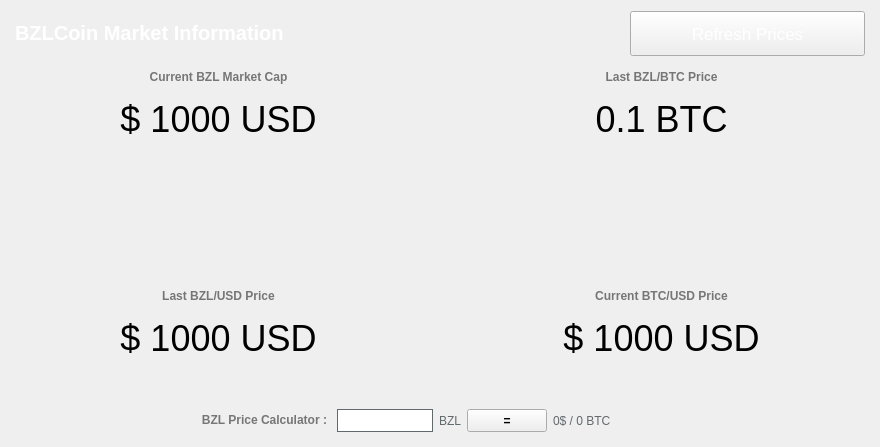
<?xml version="1.0" encoding="UTF-8"?>
<ui version="4.0">
 <class>MarketBrowser</class>
 <widget class="QWidget" name="MarketBrowser">
  <property name="windowModality">
   <enum>Qt::NonModal</enum>
  </property>
  <property name="geometry">
   <rect>
    <x>0</x>
    <y>0</y>
    <width>880</width>
    <height>447</height>
   </rect>
  </property>
  <property name="sizePolicy">
   <sizepolicy hsizetype="Preferred" vsizetype="Preferred">
    <horstretch>0</horstretch>
    <verstretch>0</verstretch>
   </sizepolicy>
  </property>
  <property name="windowTitle">
   <string>Digging</string>
  </property>
  <property name="styleSheet">
   <string notr="true"/>
  </property>
  <layout class="QGridLayout" name="gridLayout">
   <property name="sizeConstraint">
    <enum>QLayout::SetMaximumSize</enum>
   </property>
   <property name="leftMargin">
    <number>0</number>
   </property>
   <property name="rightMargin">
    <number>0</number>
   </property>
   <item row="0" column="0">
    <widget class="QLabel" name="label_4">
     <property name="sizePolicy">
      <sizepolicy hsizetype="Expanding" vsizetype="Preferred">
       <horstretch>0</horstretch>
       <verstretch>0</verstretch>
      </sizepolicy>
     </property>
     <property name="styleSheet">
      <string notr="true">color: #FFF;font-size:26px;font-weight:600;</string>
     </property>
     <property name="text">
      <string>&lt;html&gt;&lt;head/&gt;&lt;body&gt;&lt;p&gt;&lt;span style=&quot; font-size:20px;font-weight:600; color:#FFFFFF;&quot;&gt;BZLCoin Market Information&lt;/span&gt;&lt;/p&gt;&lt;/body&gt;&lt;/html&gt;</string>
     </property>
     <property name="alignment">
      <set>Qt::AlignLeading|Qt::AlignLeft|Qt::AlignVCenter</set>
     </property>
     <property name="margin">
      <number>0</number>
     </property>
     <property name="indent">
      <number>15</number>
     </property>
    </widget>
   </item>
   <item row="17" column="0" colspan="2">
    <layout class="QHBoxLayout" name="horizontalLayout_5">
     <item>
      <widget class="QLabel" name="bzlcoin">
       <property name="sizePolicy">
        <sizepolicy hsizetype="Expanding" vsizetype="Preferred">
         <horstretch>0</horstretch>
         <verstretch>0</verstretch>
        </sizepolicy>
       </property>
       <property name="font">
        <font>
         <pointsize>27</pointsize>
        </font>
       </property>
       <property name="mouseTracking">
        <bool>true</bool>
       </property>
       <property name="text">
        <string notr="true">$ 1000 USD</string>
       </property>
       <property name="scaledContents">
        <bool>false</bool>
       </property>
       <property name="alignment">
        <set>Qt::AlignCenter</set>
       </property>
      </widget>
     </item>
     <item>
      <widget class="QLabel" name="bitcoin">
       <property name="sizePolicy">
        <sizepolicy hsizetype="Expanding" vsizetype="Preferred">
         <horstretch>0</horstretch>
         <verstretch>0</verstretch>
        </sizepolicy>
       </property>
       <property name="font">
        <font>
         <pointsize>27</pointsize>
        </font>
       </property>
       <property name="mouseTracking">
        <bool>true</bool>
       </property>
       <property name="text">
        <string notr="true">$ 1000 USD</string>
       </property>
       <property name="scaledContents">
        <bool>false</bool>
       </property>
       <property name="alignment">
        <set>Qt::AlignCenter</set>
       </property>
      </widget>
     </item>
    </layout>
   </item>
   <item row="4" column="0" colspan="2">
    <layout class="QHBoxLayout" name="horizontalLayout_3">
     <item>
      <layout class="QHBoxLayout" name="horizontalLayout_2">
       <property name="spacing">
        <number>6</number>
       </property>
       <property name="sizeConstraint">
        <enum>QLayout::SetDefaultConstraint</enum>
       </property>
       <item>
        <widget class="QLabel" name="dnrmc">
         <property name="sizePolicy">
          <sizepolicy hsizetype="Expanding" vsizetype="Preferred">
           <horstretch>0</horstretch>
           <verstretch>0</verstretch>
          </sizepolicy>
         </property>
         <property name="font">
          <font>
           <pointsize>27</pointsize>
          </font>
         </property>
         <property name="mouseTracking">
          <bool>true</bool>
         </property>
         <property name="text">
          <string notr="true">$ 1000 USD</string>
         </property>
         <property name="scaledContents">
          <bool>false</bool>
         </property>
         <property name="alignment">
          <set>Qt::AlignCenter</set>
         </property>
        </widget>
       </item>
       <item>
        <widget class="QLabel" name="dnrbtc">
         <property name="sizePolicy">
          <sizepolicy hsizetype="Expanding" vsizetype="Preferred">
           <horstretch>0</horstretch>
           <verstretch>0</verstretch>
          </sizepolicy>
         </property>
         <property name="font">
          <font>
           <pointsize>27</pointsize>
          </font>
         </property>
         <property name="mouseTracking">
          <bool>true</bool>
         </property>
         <property name="text">
          <string>0.1 BTC</string>
         </property>
         <property name="alignment">
          <set>Qt::AlignCenter</set>
         </property>
        </widget>
       </item>
      </layout>
     </item>
    </layout>
   </item>
   <item row="0" column="1">
    <widget class="QPushButton" name="startButton">
     <property name="sizePolicy">
      <sizepolicy hsizetype="Fixed" vsizetype="Fixed">
       <horstretch>0</horstretch>
       <verstretch>0</verstretch>
      </sizepolicy>
     </property>
     <property name="minimumSize">
      <size>
       <width>250</width>
       <height>45</height>
      </size>
     </property>
     <property name="palette">
      <palette>
       <active>
        <colorrole role="WindowText">
         <brush brushstyle="SolidPattern">
          <color alpha="255">
           <red>255</red>
           <green>255</green>
           <blue>255</blue>
          </color>
         </brush>
        </colorrole>
        <colorrole role="Text">
         <brush brushstyle="SolidPattern">
          <color alpha="255">
           <red>255</red>
           <green>255</green>
           <blue>255</blue>
          </color>
         </brush>
        </colorrole>
        <colorrole role="ButtonText">
         <brush brushstyle="SolidPattern">
          <color alpha="255">
           <red>255</red>
           <green>255</green>
           <blue>255</blue>
          </color>
         </brush>
        </colorrole>
       </active>
       <inactive>
        <colorrole role="WindowText">
         <brush brushstyle="SolidPattern">
          <color alpha="255">
           <red>255</red>
           <green>255</green>
           <blue>255</blue>
          </color>
         </brush>
        </colorrole>
        <colorrole role="Text">
         <brush brushstyle="SolidPattern">
          <color alpha="255">
           <red>255</red>
           <green>255</green>
           <blue>255</blue>
          </color>
         </brush>
        </colorrole>
        <colorrole role="ButtonText">
         <brush brushstyle="SolidPattern">
          <color alpha="255">
           <red>255</red>
           <green>255</green>
           <blue>255</blue>
          </color>
         </brush>
        </colorrole>
       </inactive>
       <disabled>
        <colorrole role="WindowText">
         <brush brushstyle="SolidPattern">
          <color alpha="255">
           <red>120</red>
           <green>120</green>
           <blue>120</blue>
          </color>
         </brush>
        </colorrole>
        <colorrole role="Text">
         <brush brushstyle="SolidPattern">
          <color alpha="255">
           <red>120</red>
           <green>120</green>
           <blue>120</blue>
          </color>
         </brush>
        </colorrole>
        <colorrole role="ButtonText">
         <brush brushstyle="SolidPattern">
          <color alpha="255">
           <red>120</red>
           <green>120</green>
           <blue>120</blue>
          </color>
         </brush>
        </colorrole>
       </disabled>
      </palette>
     </property>
     <property name="font">
      <font>
       <family>MS Shell Dlg 2</family>
       <pointsize>13</pointsize>
       <weight>50</weight>
       <italic>false</italic>
       <bold>false</bold>
      </font>
     </property>
     <property name="acceptDrops">
      <bool>false</bool>
     </property>
     <property name="styleSheet">
      <string notr="true">margin-right: 15px;</string>
     </property>
     <property name="text">
      <string>Refresh Prices</string>
     </property>
     <property name="iconSize">
      <size>
       <width>150</width>
       <height>35</height>
      </size>
     </property>
     <property name="default">
      <bool>false</bool>
     </property>
     <property name="flat">
      <bool>false</bool>
     </property>
    </widget>
   </item>
   <item row="1" column="0" colspan="2">
    <layout class="QHBoxLayout" name="horizontalLayout_8">
     <item>
      <layout class="QHBoxLayout" name="horizontalLayout_7">
       <item>
        <widget class="QLabel" name="label_15">
         <property name="sizePolicy">
          <sizepolicy hsizetype="Expanding" vsizetype="Fixed">
           <horstretch>0</horstretch>
           <verstretch>0</verstretch>
          </sizepolicy>
         </property>
         <property name="text">
          <string>&lt;html&gt;&lt;head/&gt;&lt;body&gt;&lt;p&gt;&lt;span style=&quot; font-weight:600; color:#767676;&quot;&gt;Current BZL Market Cap&lt;/span&gt;&lt;/p&gt;&lt;/body&gt;&lt;/html&gt;</string>
         </property>
         <property name="alignment">
          <set>Qt::AlignCenter</set>
         </property>
        </widget>
       </item>
       <item>
        <widget class="QLabel" name="label_5">
         <property name="sizePolicy">
          <sizepolicy hsizetype="Expanding" vsizetype="Preferred">
           <horstretch>0</horstretch>
           <verstretch>0</verstretch>
          </sizepolicy>
         </property>
         <property name="text">
          <string>&lt;html&gt;&lt;head/&gt;&lt;body&gt;&lt;p&gt;&lt;span style=&quot; font-weight:600; color:#767676;&quot;&gt;Last BZL/BTC Price&lt;/span&gt;&lt;/p&gt;&lt;/body&gt;&lt;/html&gt;</string>
         </property>
         <property name="alignment">
          <set>Qt::AlignCenter</set>
         </property>
        </widget>
       </item>
      </layout>
     </item>
    </layout>
   </item>
   <item row="15" column="0" colspan="2">
    <layout class="QHBoxLayout" name="horizontalLayout_6">
     <item>
      <widget class="QLabel" name="label_14">
       <property name="sizePolicy">
        <sizepolicy hsizetype="Expanding" vsizetype="Fixed">
         <horstretch>0</horstretch>
         <verstretch>0</verstretch>
        </sizepolicy>
       </property>
       <property name="text">
        <string>&lt;html&gt;&lt;head/&gt;&lt;body&gt;&lt;p&gt;&lt;span style=&quot; font-weight:600; color:#767676;&quot;&gt;Last BZL/USD Price&lt;/span&gt;&lt;/p&gt;&lt;/body&gt;&lt;/html&gt;</string>
       </property>
       <property name="alignment">
        <set>Qt::AlignCenter</set>
       </property>
      </widget>
     </item>
     <item>
      <widget class="QLabel" name="label_13">
       <property name="sizePolicy">
        <sizepolicy hsizetype="Expanding" vsizetype="Preferred">
         <horstretch>0</horstretch>
         <verstretch>0</verstretch>
        </sizepolicy>
       </property>
       <property name="text">
        <string>&lt;html&gt;&lt;head/&gt;&lt;body&gt;&lt;p&gt;&lt;span style=&quot; font-weight:600; color:#767676;&quot;&gt;Current BTC/USD Price&lt;/span&gt;&lt;/p&gt;&lt;/body&gt;&lt;/html&gt;</string>
       </property>
       <property name="alignment">
        <set>Qt::AlignCenter</set>
       </property>
      </widget>
     </item>
    </layout>
   </item>
   <item row="20" column="0" colspan="2">
    <layout class="QHBoxLayout" name="horizontalLayout_4"/>
   </item>
   <item row="22" column="0" colspan="2">
    <layout class="QHBoxLayout" name="horizontalLayout">
     <item>
      <widget class="QLabel" name="label_31">
       <property name="sizePolicy">
        <sizepolicy hsizetype="Expanding" vsizetype="Preferred">
         <horstretch>0</horstretch>
         <verstretch>0</verstretch>
        </sizepolicy>
       </property>
       <property name="text">
        <string>&lt;html&gt;&lt;head/&gt;&lt;body&gt;&lt;p&gt;&lt;span style=&quot; font-weight:600; color:#767676;&quot;&gt;BZL Price Calculator :&lt;/span&gt;&lt;/p&gt;&lt;/body&gt;&lt;/html&gt;</string>
       </property>
       <property name="alignment">
        <set>Qt::AlignRight|Qt::AlignTrailing|Qt::AlignVCenter</set>
       </property>
      </widget>
     </item>
     <item>
      <widget class="QLineEdit" name="egals">
       <property name="minimumSize">
        <size>
         <width>100</width>
         <height>23</height>
        </size>
       </property>
       <property name="maximumSize">
        <size>
         <width>100</width>
         <height>16777215</height>
        </size>
       </property>
       <property name="styleSheet">
        <string notr="true">border: 1px solid #61696c;margin-left:4px;</string>
       </property>
      </widget>
     </item>
     <item>
      <widget class="QLabel" name="label">
       <property name="styleSheet">
        <string notr="true">color:#61696c;</string>
       </property>
       <property name="text">
        <string>BZL</string>
       </property>
      </widget>
     </item>
     <item>
      <widget class="QPushButton" name="egal">
       <property name="sizePolicy">
        <sizepolicy hsizetype="Fixed" vsizetype="Fixed">
         <horstretch>0</horstretch>
         <verstretch>0</verstretch>
        </sizepolicy>
       </property>
       <property name="minimumSize">
        <size>
         <width>0</width>
         <height>23</height>
        </size>
       </property>
       <property name="styleSheet">
        <string notr="true">font-weight:600;</string>
       </property>
       <property name="text">
        <string>=</string>
       </property>
      </widget>
     </item>
     <item>
      <widget class="QLabel" name="egald">
       <property name="sizePolicy">
        <sizepolicy hsizetype="Expanding" vsizetype="Preferred">
         <horstretch>0</horstretch>
         <verstretch>0</verstretch>
        </sizepolicy>
       </property>
       <property name="styleSheet">
        <string notr="true">color:#61696c;</string>
       </property>
       <property name="text">
        <string>0$ / 0 BTC</string>
       </property>
      </widget>
     </item>
    </layout>
   </item>
   <item row="21" column="0" colspan="2">
    <spacer name="verticalSpacer">
     <property name="orientation">
      <enum>Qt::Vertical</enum>
     </property>
     <property name="sizeType">
      <enum>QSizePolicy::Fixed</enum>
     </property>
     <property name="sizeHint" stdset="0">
      <size>
       <width>20</width>
       <height>40</height>
      </size>
     </property>
    </spacer>
   </item>
   <item row="6" column="0" colspan="2">
    <layout class="QHBoxLayout" name="horizontalLayout_9">
     <item>
      <widget class="QLabel" name="label_3">
       <property name="sizePolicy">
        <sizepolicy hsizetype="Fixed" vsizetype="Fixed">
         <horstretch>0</horstretch>
         <verstretch>0</verstretch>
        </sizepolicy>
       </property>
       <property name="minimumSize">
        <size>
         <width>128</width>
         <height>128</height>
        </size>
       </property>
       <property name="maximumSize">
        <size>
         <width>128</width>
         <height>128</height>
        </size>
       </property>
       <property name="text">
        <string/>
       </property>
       <property name="textFormat">
        <enum>Qt::RichText</enum>
       </property>
       <property name="pixmap">
        <pixmap resource="../bitcoin.qrc">:/icons/bzlcoin</pixmap>
       </property>
       <property name="scaledContents">
        <bool>true</bool>
       </property>
       <property name="alignment">
        <set>Qt::AlignCenter</set>
       </property>
       <property name="margin">
        <number>0</number>
       </property>
      </widget>
     </item>
    </layout>
   </item>
  </layout>
 </widget>
 <layoutdefault spacing="6" margin="11"/>
 <resources>
  <include location="../bitcoin.qrc"/>
 </resources>
 <connections/>
</ui>
